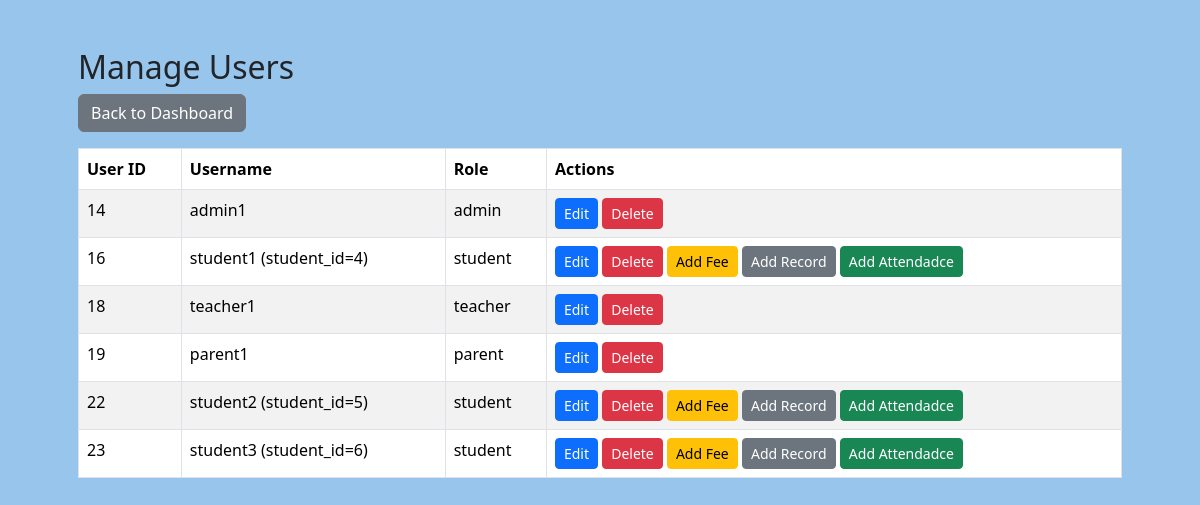
Screenshot of /users/manage.php (signed in) with the database file from the repository.
### tables this page shows
CREATE TABLE `users` (
  `user_id` int(11) NOT NULL,
  `username` varchar(50) DEFAULT NULL,
  `password` varchar(255) DEFAULT NULL,
  `role` enum('admin','teacher','student','parent') NOT NULL
);

CREATE TABLE `students` (
  `student_id` int(11) NOT NULL,
  `name` varchar(100) DEFAULT NULL,
  `grade` varchar(20) DEFAULT NULL,
  `class_id` varchar(20) DEFAULT NULL,
  `user_id` int(11) DEFAULT NULL
);

### users/manage.php (the view, shortened to what this page needs)
<?php
include("../config.php");
$sql = "SELECT users.*, students.student_id
        FROM users
        LEFT JOIN students ON users.user_id = students.user_id";
$result = $conn->query($sql);
?>
<!DOCTYPE html>
<html>
<head>
    <link rel="stylesheet" href="https://cdn.jsdelivr.net/npm/bootstrap@5.3.3/dist/css/bootstrap.min.css">
</head>
<body class="container p-5">
    <h2>Manage Users</h2>
    <a href="../dashboard.php" class="btn btn-secondary mb-3">Back to Dashboard</a>
    <table class="table table-bordered table-striped">
        <thead>
            <tr>
                <th>User ID</th>
                <th>Username</th>
                <th>Role</th>
                <th>Actions</th>
            </tr>
        </thead>
        <tbody>
            <?php if ($result->num_rows > 0) {
                while ($row = $result->fetch_assoc()) {
                    $usernameDisplay = htmlspecialchars($row['username']);
                    if ($row['role'] == 'student' && !empty($row['student_id'])) {
                        $usernameDisplay .= " (student_id=" . htmlspecialchars($row['student_id']) . ")";
                    }
            ?>
                    <tr>
                        <td><?= htmlspecialchars($row['user_id']) ?></td>
                        <td><?= $usernameDisplay ?></td>
                        <td><?= htmlspecialchars($row['role']) ?></td>
                        <td>
                            <a href="edit.php?id=<?= $row['user_id'] ?>" class="btn btn-primary btn-sm">Edit</a>
                            <a href="delete.php?id=<?= $row['user_id'] ?>" class="btn btn-danger btn-sm"
                                onclick="return confirm('Are you sure you want to delete this user?')">Delete</a>
                            <?php if ($row['role'] == 'student') { ?>
                                <a href="../fees/add.php?student_id=<?= $row['student_id'] ?>" class="btn btn-warning btn-sm">Add Fee</a>
                                <a href="../records/add.php?student_id=<?= $row['student_id'] ?>" class="btn btn-secondary btn-sm">Add Record</a>
                                <a href="../attendance/add.php?student_id=<?= $row['student_id'] ?>" class="btn btn-success btn-sm">Add Attendadce</a>
                            <?php } ?>
                        </td>
                    </tr>
                <?php }
            } else { ?>
                <tr>
                    <td colspan="4" class="text-center">No users found</td>
                </tr>
            <?php } ?>
        </tbody>
    </table>
</body>
</html>

### users/manage.php (style rules this page uses)
body { background-color: #98c5ecff !important; }

### rows the page displays
users: user_id "14", username "admin1", role "admin"
students: user.user_id "16", usernameDisplay "student1 (student_id=4)", user.role "student"
users: user_id "18", username "teacher1", role "teacher"
users: user_id "19", username "parent1", role "parent"
students: user.user_id "22", usernameDisplay "student2 (student_id=5)", user.role "student"
students: user.user_id "23", usernameDisplay "student3 (student_id=6)", user.role "student"
